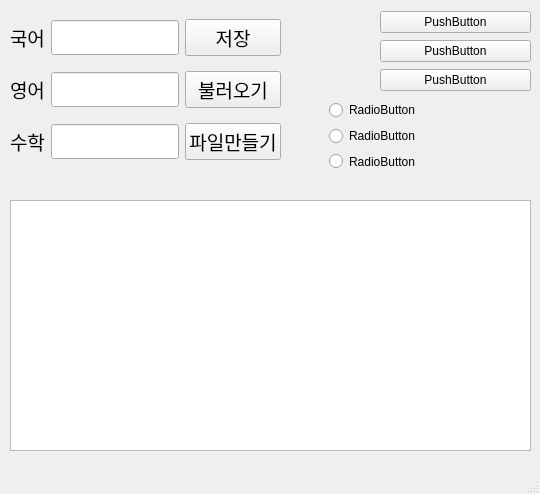
<?xml version="1.0" encoding="UTF-8"?>
<ui version="4.0">
 <class>MainWindow</class>
 <widget class="QMainWindow" name="MainWindow">
  <property name="geometry">
   <rect>
    <x>0</x>
    <y>0</y>
    <width>540</width>
    <height>494</height>
   </rect>
  </property>
  <property name="windowTitle">
   <string>MainWindow</string>
  </property>
  <widget class="QWidget" name="centralwidget">
   <widget class="QWidget" name="gridLayoutWidget">
    <property name="geometry">
     <rect>
      <x>10</x>
      <y>10</y>
      <width>271</width>
      <height>161</height>
     </rect>
    </property>
    <property name="font">
     <font>
      <family>배달의민족 주아</family>
      <pointsize>14</pointsize>
      <weight>50</weight>
      <bold>false</bold>
     </font>
    </property>
    <layout class="QGridLayout" name="gridLayout">
     <item row="0" column="1">
      <widget class="QLineEdit" name="koredit">
       <property name="font">
        <font>
         <family>배달의민족 주아</family>
         <pointsize>14</pointsize>
         <weight>50</weight>
         <bold>false</bold>
        </font>
       </property>
      </widget>
     </item>
     <item row="0" column="0">
      <widget class="QLabel" name="label">
       <property name="font">
        <font>
         <family>배달의민족 주아</family>
         <pointsize>14</pointsize>
         <weight>50</weight>
         <bold>false</bold>
        </font>
       </property>
       <property name="text">
        <string>국어</string>
       </property>
      </widget>
     </item>
     <item row="2" column="0">
      <widget class="QLabel" name="label_3">
       <property name="font">
        <font>
         <family>배달의민족 주아</family>
         <pointsize>14</pointsize>
         <weight>50</weight>
         <bold>false</bold>
        </font>
       </property>
       <property name="text">
        <string>수학</string>
       </property>
      </widget>
     </item>
     <item row="1" column="0">
      <widget class="QLabel" name="label_2">
       <property name="font">
        <font>
         <family>배달의민족 주아</family>
         <pointsize>14</pointsize>
         <weight>50</weight>
         <bold>false</bold>
        </font>
       </property>
       <property name="text">
        <string>영어</string>
       </property>
      </widget>
     </item>
     <item row="2" column="1">
      <widget class="QLineEdit" name="mathedit">
       <property name="font">
        <font>
         <family>배달의민족 주아</family>
         <pointsize>14</pointsize>
         <weight>50</weight>
         <bold>false</bold>
        </font>
       </property>
      </widget>
     </item>
     <item row="1" column="1">
      <widget class="QLineEdit" name="engedit">
       <property name="font">
        <font>
         <family>배달의민족 주아</family>
         <pointsize>14</pointsize>
         <weight>50</weight>
         <bold>false</bold>
        </font>
       </property>
      </widget>
     </item>
     <item row="0" column="2">
      <widget class="QPushButton" name="savebtn">
       <property name="font">
        <font>
         <family>배달의민족 주아</family>
         <pointsize>14</pointsize>
         <weight>50</weight>
         <bold>false</bold>
        </font>
       </property>
       <property name="text">
        <string>저장</string>
       </property>
      </widget>
     </item>
     <item row="1" column="2">
      <widget class="QPushButton" name="loadbtn">
       <property name="font">
        <font>
         <family>배달의민족 주아</family>
         <pointsize>14</pointsize>
         <weight>50</weight>
         <bold>false</bold>
        </font>
       </property>
       <property name="text">
        <string>불러오기</string>
       </property>
      </widget>
     </item>
     <item row="2" column="2">
      <widget class="QPushButton" name="createbtn">
       <property name="font">
        <font>
         <family>배달의민족 주아</family>
         <pointsize>14</pointsize>
         <weight>50</weight>
         <bold>false</bold>
        </font>
       </property>
       <property name="text">
        <string>파일만들기</string>
       </property>
      </widget>
     </item>
    </layout>
   </widget>
   <widget class="QWidget" name="verticalLayoutWidget">
    <property name="geometry">
     <rect>
      <x>380</x>
      <y>10</y>
      <width>151</width>
      <height>83</height>
     </rect>
    </property>
    <layout class="QVBoxLayout" name="verticalLayout">
     <item>
      <widget class="QPushButton" name="pushButton">
       <property name="text">
        <string>PushButton</string>
       </property>
      </widget>
     </item>
     <item>
      <widget class="QPushButton" name="pushButton_2">
       <property name="text">
        <string>PushButton</string>
       </property>
      </widget>
     </item>
     <item>
      <widget class="QPushButton" name="pushButton_3">
       <property name="text">
        <string>PushButton</string>
       </property>
      </widget>
     </item>
    </layout>
   </widget>
   <widget class="QWidget" name="verticalLayoutWidget_3">
    <property name="geometry">
     <rect>
      <x>329</x>
      <y>100</y>
      <width>211</width>
      <height>71</height>
     </rect>
    </property>
    <layout class="QVBoxLayout" name="verticalLayout_3">
     <item>
      <widget class="QRadioButton" name="radioButton">
       <property name="text">
        <string>RadioButton</string>
       </property>
      </widget>
     </item>
     <item>
      <widget class="QRadioButton" name="radioButton_3">
       <property name="text">
        <string>RadioButton</string>
       </property>
      </widget>
     </item>
     <item>
      <widget class="QRadioButton" name="radioButton_2">
       <property name="text">
        <string>RadioButton</string>
       </property>
      </widget>
     </item>
    </layout>
   </widget>
   <widget class="QTableWidget" name="tableWidget">
    <property name="geometry">
     <rect>
      <x>10</x>
      <y>200</y>
      <width>521</width>
      <height>251</height>
     </rect>
    </property>
   </widget>
  </widget>
  <widget class="QMenuBar" name="menubar">
   <property name="geometry">
    <rect>
     <x>0</x>
     <y>0</y>
     <width>540</width>
     <height>21</height>
    </rect>
   </property>
  </widget>
  <widget class="QStatusBar" name="statusbar"/>
 </widget>
 <resources/>
 <connections/>
</ui>
